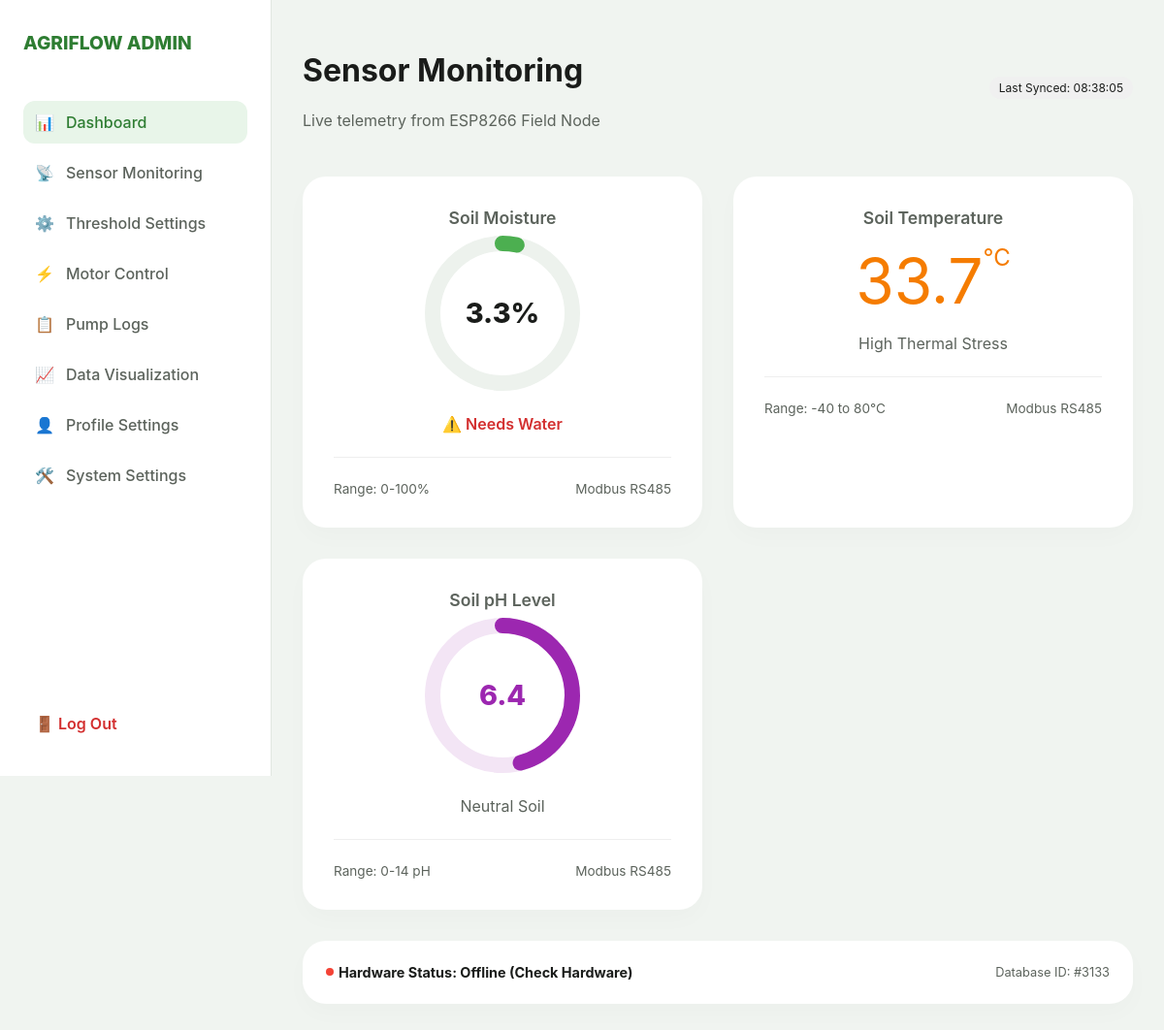
Screenshot of /agriflow_web/sensor_monitoring.php (signed in) with the database file from the repository.
### tables this page shows
CREATE TABLE `sensor_logs` (
  `id` int(11) NOT NULL,
  `moisture` float DEFAULT NULL,
  `temp` float DEFAULT NULL,
  `ph` float DEFAULT NULL,
  `timestamp` timestamp NOT NULL DEFAULT current_timestamp()
);

### agriflow_web/sensor_monitoring.php (the view, shortened to what this page needs)
<?php
include 'db_connect.php';
try {
    $stmt = $pdo->query("SELECT id, moisture, temp, ph, timestamp FROM sensor_logs ORDER BY timestamp DESC LIMIT 1");
    $data = $stmt->fetch();
    $moisture = $data['moisture'] ?? 0;
    $temp     = $data['temp'] ?? 0;
    $ph       = $data['ph'] ?? 0;
    $last_update = isset($data['timestamp']) ? date("H:i:s", strtotime($data['timestamp'])) : "No Data";
} catch (Exception $e) {
    die("Error fetching sensor data: " . $e->getMessage());
}
?>
<!DOCTYPE html>
<html lang="en">
<head>
    <link rel="stylesheet" href="style.css">
</head>
<body>
    <?php include('sidebar/sidebar.php'); ?>
    <main>
        <header>
            <div>
                <h1>Sensor Monitoring</h1>
                <p style="color: var(--secondary);">Live telemetry from ESP8266 Field Node</p>
            </div>
            <div class="refresh-tag">Last Synced: <?php echo $last_update; ?></div>
        </header>
        <div class="monitoring-grid">
            <div class="sensor-card">
                <div class="sensor-label">Soil Moisture</div>
                <div class="gauge-container">
                    <svg class="gauge-svg" viewBox="0 0 100 100">
                        <circle class="gauge-bg" cx="50" cy="50" r="45"></circle>
                        <circle class="gauge-fill" cx="50" cy="50" r="45"
                                style="stroke: #4caf50; stroke-dasharray: <?php echo ($moisture / 100) * 283; ?>, 283;"></circle>
                    </svg>
                    <div class="gauge-value"><?php echo round($moisture, 1); ?>%</div>
                </div>
                <div style="color: <?php echo $moisture < 35 ? '#d32f2f' : '#2e7d32'; ?>; font-weight: 600;">
                    <?php echo $moisture < 35 ? '⚠️ Needs Water' : '✅ Optimal Hydration'; ?>
                </div>
                <div class="data-meta">
                    <span>Range: 0-100%</span>
                    <span>Modbus RS485</span>
                </div>
            </div>
            <div class="sensor-card">
                <div class="sensor-label">Soil Temperature</div>
                <div style="font-size: 4rem; margin: 1rem 0; color: #f57c00;">
                    <?php echo round($temp, 1); ?><span style="font-size: 1.5rem; vertical-align: top;">°C</span>
                </div>
                <p style="color: var(--secondary);">
                    <?php echo $temp > 30 ? 'High Thermal Stress' : 'Stable Temperature'; ?>
                </p>
                <div class="data-meta">
                    <span>Range: -40 to 80°C</span>
                    <span>Modbus RS485</span>
                </div>
            </div>
            <div class="sensor-card">
                <div class="sensor-label">Soil pH Level</div>
                <div class="gauge-container">
                    <svg class="gauge-svg" viewBox="0 0 100 100">
                        <circle class="gauge-bg" cx="50" cy="50" r="45" style="stroke: #f3e5f5;"></circle>
                        <circle class="gauge-fill" cx="50" cy="50" r="45"
                                style="stroke: #9c27b0; stroke-dasharray: <?php echo ($ph / 14) * 283; ?>, 283;"></circle>
                    </svg>
                    <div class="gauge-value" style="color: #9c27b0;"><?php echo round($ph, 1); ?></div>
                </div>
                <p style="color: var(--secondary);">
                    <?php
                        if($ph < 6) echo "Acidic Soil";
                        elseif($ph > 7.5) echo "Alkaline Soil";
                        else echo "Neutral Soil";
                    ?>
                </p>
                <div class="data-meta">
                    <span>Range: 0-14 pH</span>
                    <span>Modbus RS485</span>
                </div>
            </div>
        </div>
        <div class="sensor-card" style="margin-top: 2rem; text-align: left; padding: 1.5rem;">
            <div style="display: flex; align-items: center; justify-content: space-between;">
                <div style="display: flex; align-items: center;">
                    <span class="status-dot" style="background: <?php echo (time() - strtotime($data['timestamp']) < 120) ? '#4caf50' : '#f44336'; ?>;"></span>
                    <b style="font-size: 0.9rem;">
                        Hardware Status: <?php echo (time() - strtotime($data['timestamp']) < 120) ? 'Online' : 'Offline (Check Hardware)'; ?>
                    </b>
                </div>
                <span style="font-size: 0.8rem; color: var(--secondary);">Database ID: #<?php echo $data['id'] ?? '0'; ?></span>
            </div>
        </div>
    </main>
</body>
</html>

### agriflow_web/style.css (style rules this page uses)
:root { --bg: #f0f4f0; --sidebar-bg: #ffffff; --accent: #2e7d32; --text: #1a1c1a; --secondary: #5c635c; --danger: #d32f2f; --transition: all 0.3s cubic-bezier(0.4, 0, 0.2, 1); }
* { box-sizing: border-box; }
body { margin: 0; font-family: 'Inter', sans-serif; background-color: var(--bg); color: var(--text); display: flex; min-height: 100vh; }
main { flex: 1; margin-left: 280px; padding: 2rem; transition: var(--transition); max-width: 100%; }
header { display: flex; justify-content: space-between; align-items: center; flex-wrap: wrap; gap: 1rem; margin-bottom: 2rem; }

### agriflow_web/sensor_monitoring.php (style rules this page uses)
.monitoring-grid { display: grid; grid-template-columns: repeat(auto-fit, minmax(300px, 1fr)); gap: 2rem; margin-top: 1rem; }
.sensor-card { background: white; padding: 2rem; border-radius: 24px; text-align: center; box-shadow: 0 10px 25px rgba(0,0,0,0.02); position: relative; overflow: hidden; }
.gauge-container { position: relative; width: 160px; height: 160px; margin: 0 auto 1.5rem; display: flex; align-items: center; justify-content: center; }
.gauge-svg { transform: rotate(-90deg); width: 100%; height: 100%; }
.gauge-value { position: absolute; font-size: 1.8rem; font-weight: 800; color: var(--text); }
.sensor-label { font-size: 1.1rem; font-weight: 600; color: var(--secondary); margin-bottom: 0.5rem; }
.status-dot { height: 8px; width: 8px; background: #4caf50; border-radius: 50%; display: inline-block; margin-right: 5px; }
.data-meta { display: flex; justify-content: space-between; margin-top: 1.5rem; padding-top: 1.5rem; border-top: 1px solid #eee; font-size: 0.85rem; color: var(--secondary); }
.refresh-tag { font-size: 0.75rem; background: #f0f0f0; padding: 4px 10px; border-radius: 20px; }

### rows the page displays
sensor_logs: timestamp "08:38:05", moisture "3.3", temp "33.7", ph "6.4", id "3133"
